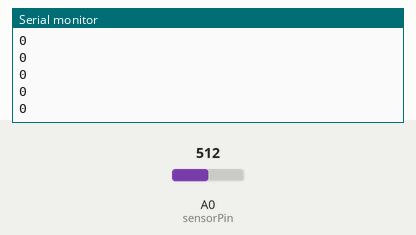
Recording of a sketch running on a simulated Arduino Uno, built with avr-gcc and run on an emulated ATmega328P. Parts: the last lines printed to the serial monitor. The inputs (shaded band) are chosen by the test bench; at power-on: A0 (sensorPin) = 512.

Above: at 11.2 s.
11.3 s: A0 (sensorPin) set to 306
At 11.61 s:
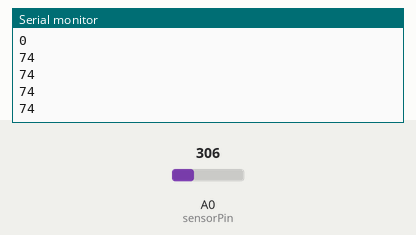
12.8 s: A0 (sensorPin) set to 122
At 13.02 s:
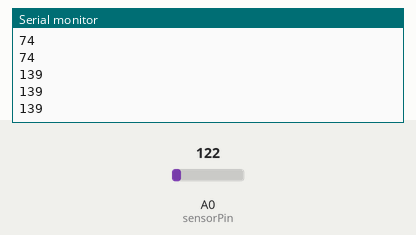
Timing chart, 0 to 15.8 s (numbered marks = the images above; inputs shaded):
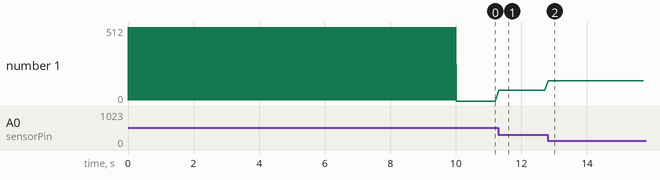

Measured:
- after the input at 11.3 s, the serial monitor: prints a new line at once (image 1)
- after the input at 12.8 s, the serial monitor: prints a new line at once (image 2)
- plotted number 1: 0 → 74 after the input at 11.3 s, 74 → 139 after the input at 12.8 s

The sketch:

Jeremy_Blum_Tutorials_8.4_IRCalib.ino
```cpp
//IR Calibration

const int sensorPin = A0;

int sensorValue = 0;
int sensorMin = 6;
int sensorMax = 506;

void setup(){
  adjustSensor();
}
void loop(){
  calibratingSensor();
}

void adjustSensor(){
  Serial.begin(9600);
  while (millis() < 10000){
    sensorValue = analogRead(sensorPin);
    if(sensorValue > sensorMax){
      sensorMax = sensorValue;
    }
    if(sensorValue < sensorMin){
      sensorMin = sensorValue;
    }
    Serial.println(sensorMin);
    Serial.println(sensorMax);
    delay(10);
  }
}
void calibratingSensor(){
  sensorValue = analogRead(sensorPin);
  sensorValue = map(sensorValue, sensorMin, sensorMax, 180, 0);
  sensorValue = constrain(sensorValue, 0, 255);
  Serial.println(sensorValue);
  delay(100);
}
```
